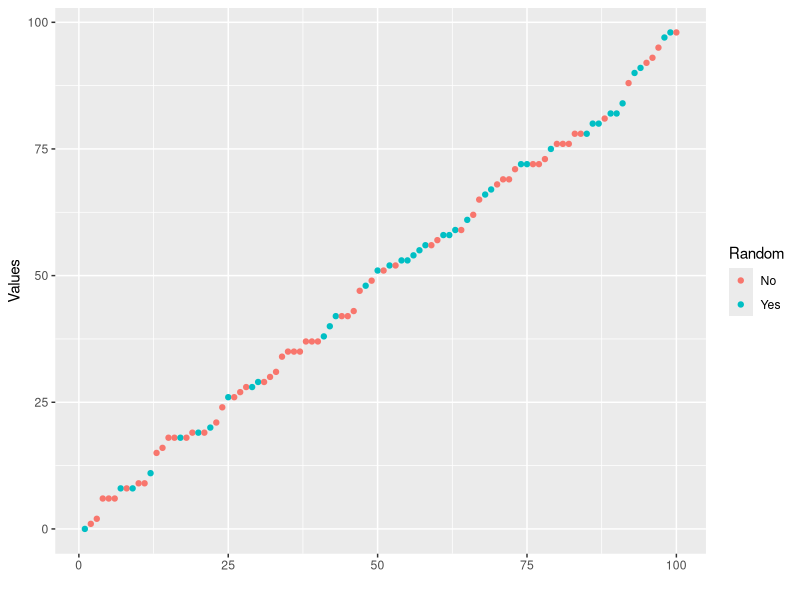
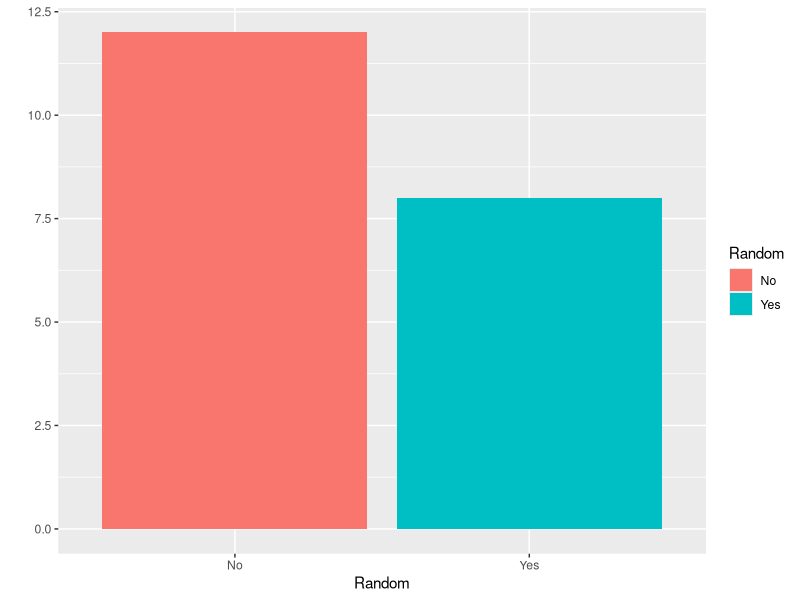
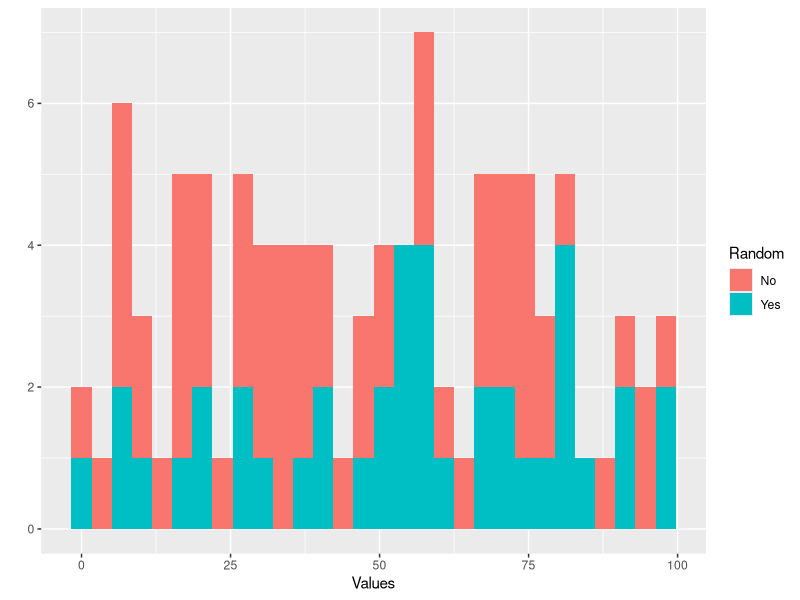
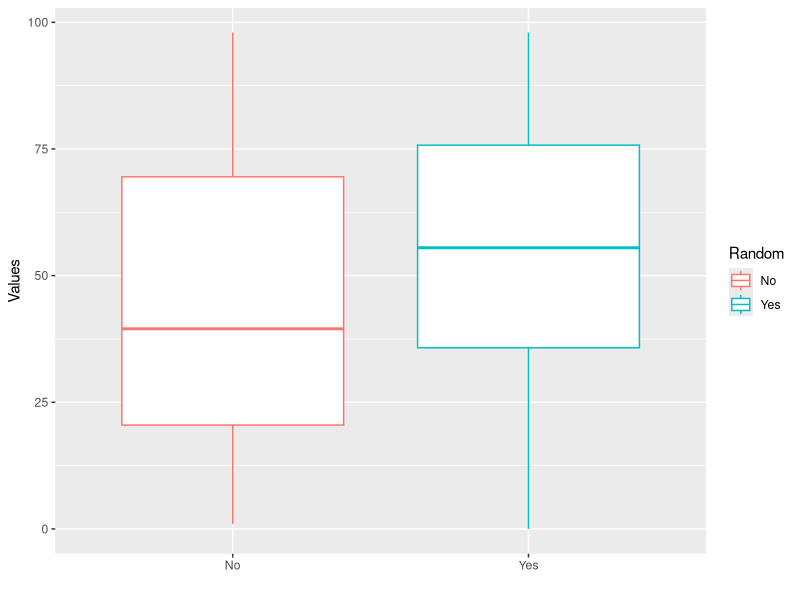
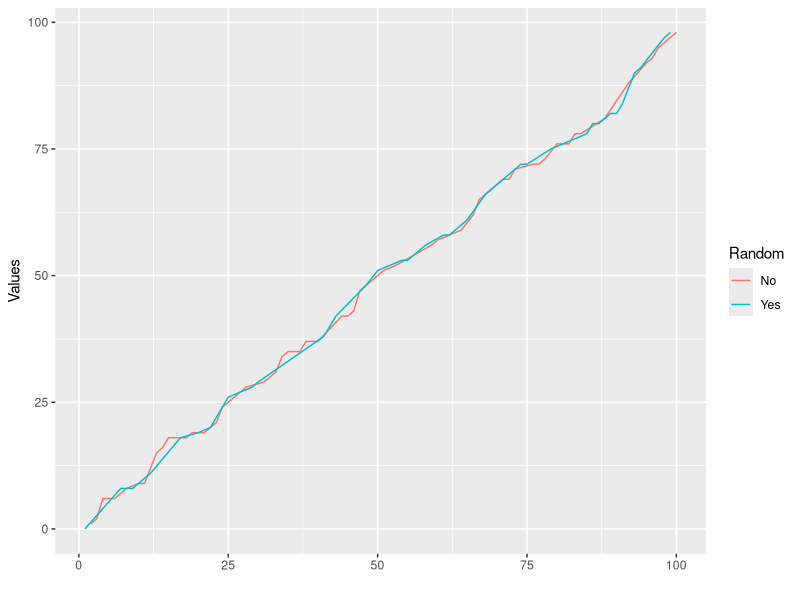

Reproduce these figures in R, in order.
## Creating plotting data
# Using base and/or tidyverse functions
library(tidyverse)
set.seed(65536)
scatter_data = arrange(data.frame(Values = round(runif(100)*100), 
                                  Random = rep(c('Yes', 'No', 'No', 'Yes', 'No'), 4)), 
                       Values)
bar_data = data.frame(Random = rep(c('Yes', 'No', 'No', 'Yes', 'No'), 4))
histo_data = scatter_data
box_data = scatter_data
line_data = scatter_data

## Plotting data
# Using base and/or tidyverse functions
library(tidyverse)

# scatter_plot
ggplot(scatter_data) + 
  geom_point(aes(x=seq_along(Values), y=Values, colour=Random)) + 
  labs(x='')

# bar_plot
ggplot(bar_data) + 
  geom_bar(aes(x=Random, fill=Random)) + 
  labs(y='')

# histogram
ggplot(histo_data) +
  geom_histogram(aes(x=Values, fill=Random)) +
  labs(y='')

# box_plot
ggplot(box_data) + 
  geom_boxplot(aes(x=Random, y=Values, colour=Random)) + 
  labs(x='')

# line_plot
ggplot(line_data) + 
  geom_line(aes(x=seq_along(Values), y=Values, colour=Random)) + 
  labs(x='')
